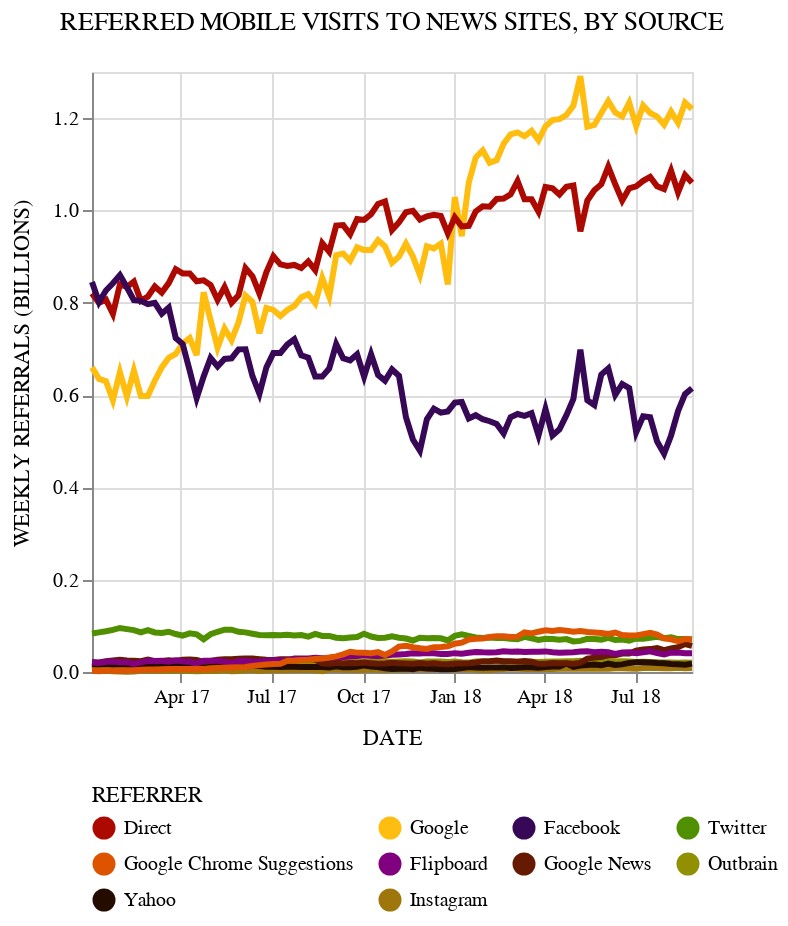

Specify this chart in Vega-Lite:
### Vega-Lite specification from a JSON file in a GitHub repository (floating-point values rounded to 4 significant figures; data arrays with more than 128 entries replaced by an {"elided": "..."} marker saying what was removed)
{"width": "container", "height": "container", "config": {"background": null, "title": {"font": "Space Mono", "subtitleFont": "Space Mono", "fontWeight": "normal"}, "axis": {"labelFont": "Space Mono", "titleFont": "Space Mono", "titleFontWeight": "normal", "titlePadding": 10}, "legend": {"labelFont": "Space Mono", "titleFont": "Space Mono", "titleFontWeight": "normal"}, "text": {"font": "Space Mono"}, "range": {"category": ["#AC0A00", "#FFBD10", "#370855", "#4F8F00", "#DD5300", "#81007F", "#651A01", "#929000", "#240D00", "#9F760B"]}}, "layer": [{"mark": "circle", "encoding": {"opacity": {"value": 0}, "x": {"type": "temporal", "axis": {"format": "%b %y"}, "field": "DATE"}, "y": {"type": "quantitative", "field": "WEEKLY REFERRALS (BILLIONS)"}}, "selection": {"selector001": {"type": "single", "on": "mouseover", "fields": ["REFERRER"], "nearest": true}, "selector002": {"type": "single", "nearest": true, "on": "mouseover", "fields": ["REFERRER", "DATE"], "empty": "none"}}, "title": "REFERRED MOBILE VISITS TO NEWS SITES, BY SOURCE"}, {"mark": {"type": "text", "align": "left", "baseline": "line-bottom", "dx": 5, "dy": -5}, "encoding": {"color": {"type": "nominal", "field": "REFERRER", "legend": {"columns": 4, "direction": "horizontal", "orient": "bottom"}, "sort": ["Direct", "Google", "Facebook", "Twitter", "Google Chrome Suggestions", "Flipboard", "Google News", "Outbrain", "Yahoo", "Instagram"]}, "size": {"value": 10}, "text": {"condition": {"type": "nominal", "field": "REFERRER", "selection": "selector002"}, "value": " "}, "x": {"type": "temporal", "axis": {"format": "%b %y"}, "field": "DATE"}, "y": {"type": "quantitative", "field": "WEEKLY REFERRALS (BILLIONS)"}}, "title": "REFERRED MOBILE VISITS TO NEWS SITES, BY SOURCE"}, {"mark": "line", "encoding": {"color": {"type": "nominal", "field": "REFERRER", "legend": {"columns": 4, "direction": "horizontal", "orient": "bottom"}, "sort": ["Direct", "Google", "Facebook", "Twitter", "Google Chrome Suggestions", "Flipboard", "Google News", "Outbrain", "Yahoo", "Instagram"]}, "size": {"condition": {"value": 1, "selection": {"not": "selector001"}}, "value": 3}, "x": {"type": "temporal", "axis": {"format": "%b %y"}, "field": "DATE"}, "y": {"type": "quantitative", "field": "WEEKLY REFERRALS (BILLIONS)"}}, "title": "REFERRED MOBILE VISITS TO NEWS SITES, BY SOURCE"}], "data": {"name": "data-e8927a6ba900c309fa09ea9c5e814765"}, "$schema": "https://vega.github.io/schema/vega-lite/v4.8.1.json", "datasets": {"data-e8927a6ba900c309fa09ea9c5e814765": {"elided": "870 records"}}}
